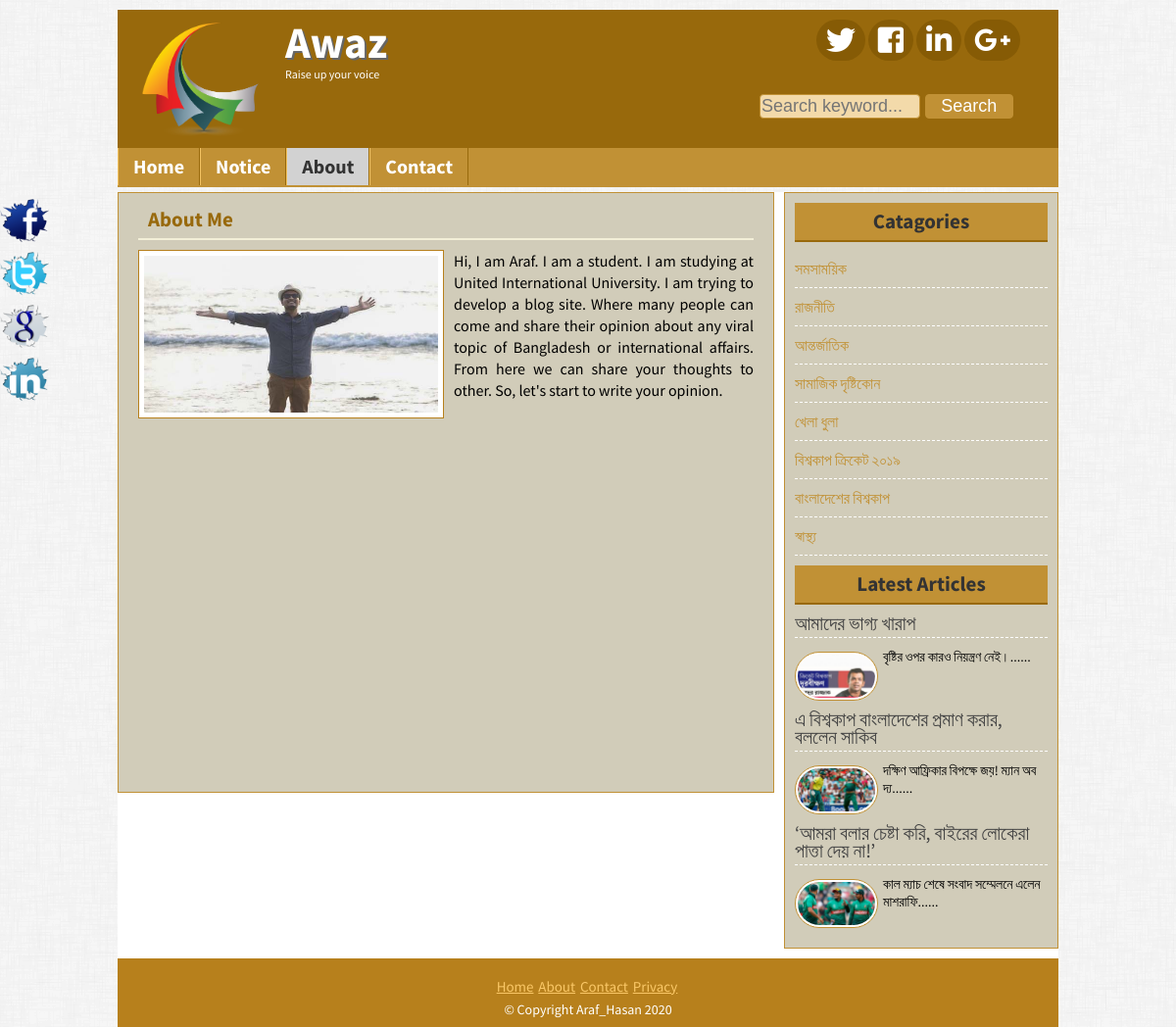
Page /about.php on the committed database.
### tables this page shows
CREATE TABLE `title_slogan` (
  `id` int(11) NOT NULL,
  `title` varchar(255) NOT NULL,
  `slogan` varchar(255) NOT NULL,
  `image` varchar(255) NOT NULL
);

CREATE TABLE `tbl_social` (
  `id` int(11) NOT NULL,
  `fb` varchar(255) NOT NULL,
  `tw` varchar(255) NOT NULL,
  `ln` varchar(255) NOT NULL,
  `gp` varchar(255) NOT NULL
);

CREATE TABLE `tbl_pages` (
  `id` int(11) NOT NULL,
  `name` varchar(255) NOT NULL,
  `body` text NOT NULL
);

CREATE TABLE `tbl_catagory` (
  `id` int(11) NOT NULL,
  `name` varchar(50) NOT NULL
);

CREATE TABLE `tbl_post` (
  `id` int(11) NOT NULL,
  `catagory` int(11) NOT NULL,
  `title` varchar(255) NOT NULL,
  `body` text NOT NULL,
  `image` varchar(255) NOT NULL,
  `author` varchar(50) NOT NULL,
  `tags` varchar(255) NOT NULL,
  `date` timestamp NOT NULL DEFAULT CURRENT_TIMESTAMP,
  `vdo` varchar(512) NOT NULL,
  `userid` int(11) NOT NULL
);

CREATE TABLE `tbl_footer` (
  `id` int(11) NOT NULL,
  `footernote` varchar(255) NOT NULL
);

### lib/Database.php (called while the page is built, shortened)
<?php
	class Database
	{
		public $host 	= DB_HOST;
		public $user 	= DB_USER;
		public $pass 	= DB_PASS;
		public $dbName 	= DB_NAME;
		public $link, $error;
		private function connectDB(){
			$this->link = new mysqli($this->host, $this->user, $this->pass, $this->dbName);
			$this->link->set_charset("utf8");
		}
		public function selectData($data){
			$result = $this->link->query($data) or die ($this->link->error.__LINE__);
			if ($result->num_rows > 0) {
				return $result;
			}else{
				return false;
			}
		}
	}
?>

### helpers/formate.php (called while the page is built, shortened)
<?php
	class formate{
		public function textShorten($text, $limit = 1800){
			$text = $text." ";
			$text = substr($text, 0, $limit);
			$text = substr($text, 0, strrpos($text, ' '));
			$text = $text."......";
			return $text;
		}
	}
?>

### inc/socialicon.php (the view, shortened to what this page needs)
<div class="fixedicon" style="overflow: hidden;">
	<?php
		$query = "SELECT * FROM tbl_social WHERE id = '1'";
		$socialLink = $db->selectData($query);
		if($socialLink){
			while ($result = $socialLink->fetch_assoc()) {?>
		<a href="<?php echo $result['fb']; ?>" target="_blank"><img src="images/fb.png" alt="fb"></a>
		<a href="<?php echo $result['tw']; ?>" target="_blank"><img src="images/tw.png" alt="twiter"></a>
		<a href="<?php echo $result['gp']; ?>"target="_blank"><img src="images/gl.png" alt="google"></a>
		<a href="<?php echo $result['ln']; ?>"target="_blank"><img src="images/in.png" alt="linkedIn"></a>
		<?php } }  ?>
	</div>

### inc/header.php (shortened to what this page needs)
<?php
	include 'lib/Database.php';
	include 'helpers/formate.php';
?>
<?php
	$db 	= new Database();
	$fm 	= new formate();
 ?>
<!DOCTYPE html>
<html>
<head>
<link rel="stylesheet" href="css/nivo-slider.css" type="text/css" media="screen" />
<link rel="stylesheet" href="portal1.css"/>
<link rel="stylesheet" href="fontawesome/css/fontawesome.min.css"/>
<link rel="stylesheet" type="text/css" href="fontawesome/css/all.min.css">
</head>
<body>
	<div class="headerSection templete">
		<a style="color: #FFFFFF;" href="index.php">
			<div class="logo">
				<?php
					$query = "SELECT * FROM title_slogan WHERE id = '1'";
					$blog_title = $db->selectData($query);
					if($blog_title){
						while ($result = $blog_title->fetch_assoc()) {?>
				<img src="admin/<?php echo $result['image']; ?>" alt = "Logo"/>
				<h2><?php echo $result['title']; ?></h2>
				<p style="font-size: 12px;"><?php echo $result['slogan']; ?></p>
				<?php }} ?>
			</div>
		</a>
		<div class="social">
			<div class="icon">
			<?php
				$query = "SELECT * FROM tbl_social WHERE id = '1'";
				$socialLink = $db->selectData($query);
				if($socialLink){
					while($result = $socialLink->fetch_assoc()){?>
				<a href="<?php echo $result['tw']; ?>"><i class="fab fa-twitter"></i></a>
				<a href="<?php echo $result['fb']; ?>"><i class="fab fa-facebook-square"></i></a>
				<a href="<?php echo $result['ln']; ?>"><i class="fab fa-linkedin-in"></i></a>
				<a href="<?php echo $result['gp']; ?>"><i class="fab fa-google-plus-g"></i></a>
				<?php } } ?>
			</div>
			<div class="searchBtn">
				<form action="search.php" method="get">
					<input style="width: 160px; padding: 1px; margin-right: 2px; background: #f3daaa; font-size: 18px;" type="text" name="search" placeholder="Search keyword..."/>
					<input style= "width: 90px; padding: 1px; font-size: 18px; " type="submit" name="submit" value="Search"/>
				</form>
			</div>
		</div>
	</div>
	<div class="navSection templete">
			<?php
				$path = $_SERVER['SCRIPT_FILENAME'];
				$title = basename($path, '.php');
			 ?>
			<ul>
				<li><a <?php if($title == 'index'){echo "id = 'active'";} ?> href="index.php">Home</a></li>
				<?php
					$query = "SELECT * FROM tbl_pages";
					$pages = $db->selectData($query);
					if($pages){
						while ($result = $pages->fetch_assoc()) {?>
					<li><a
						<?php
							if(isset($_GET['pageid']) && $_GET['pageid'] == $result['id']){
								echo "id = 'active'";
							}
						?>
					 href="page.php?pageid=<?php echo $result['id']; ?>"><?php echo $result['name']; ?></a></li>
				<?php } } ?>
				<li><a
					<?php if($title == 'about'){echo "id = 'active'";} ?> href="about.php">About</a></li>
				<li><a <?php if($title == 'contact'){echo "id = 'active'";} ?> href="contact.php">Contact</a></li>
			</ul>
	</div>

### about.php
	<?php include 'inc/header.php'; ?>
	<div class="contentSection templete">
		<div class="mainContent templete">
			<div class="about">
				<h2>About Me</h2>
				<img src="images/me.jpg" alt="MyImage"/>
				<p>
					Hi, I am Araf. I am a student. I am studying
					at United International University. I am
					trying to develop a blog site. Where many people
					can come and share their opinion about any viral topic
					of Bangladesh or international affairs. From here we can share your thoughts
					to other. So, let's start to write your opinion.
				</p>
			</div>
		</div>
		<?php include 'inc/sideBar.php'; ?>
	</div>
		<?php include 'inc/socialicon.php'; ?>
		<?php include 'inc/footer.php'; ?>
</body>
</html>

### inc/sidebar.php
<div class="sideBar templete">
		<div class="samesideBar" style="overflow: hidden;">
			<h2>Catagories</h2>
			<ul>
				<?php
					$query = "SELECT * FROM tbl_catagory";
					$catagory  = $db->selectData($query);
					if($catagory){
						while($catResult = $catagory->fetch_assoc()){?>
						<li><a href="posts.php?catagory=<?php echo $catResult['id'] ?>"><?php echo $catResult['name']; ?></a></li>
				<?php }}else{ ?>
					<li>No Catagory Created</li>
				<?php }?>
			</ul>
		</div>
		<div class="samesideBar" style="overflow: hidden;">
			<h2>Latest Articles</h2>
			<?php
				$query = "SELECT * FROM tbl_post ORDER BY date DESC LIMIT 3";
				$latPost = $db->selectData($query);
				if($latPost){
					while ($latResult = $latPost->fetch_assoc()) {?>
			<div class="popular" style="overflow: hidden;">
				<h3><a href="post.php?id=<?php echo $latResult['id']; ?>"><?php echo  $latResult['title']; ?></a></h3>
				<a href="post.php?id=<?php echo $latResult['id'];?>"><img src="admin/<?php echo $latResult['image']; ?>" alt="post image"/></a>
				<p><?php echo $fm->textShorten($latResult['body'], 120); ?></p>
			</div>
			<?php }}else{header("Location: 404.php");} ?>
		</div>

### inc/footer.php
<div class="footerSection templete">
		<div class="footermenu" style="overflow: hidden;">
			<ul>
				<li><a href="#">Home</a></li>
				<li><a href="#">About</a></li>
				<li><a href="#">Contact</a></li>
				<li><a href="#">Privacy</a></li>
			</ul>
		</div>
		<?php
			$query = "SELECT * FROM tbl_footer WHERE id = '1'";
			$copyright = $db->selectData($query);
			if($copyright){
				while($result = $copyright->fetch_assoc()){?>
		<p><span style="color: #FFFFFF">&copy; <?php echo $result['footernote']; echo " ".date('Y');?></span></p>
		<?php } } ?>
	</div>

### portal1.css (style rules this page uses)
* { margin: 0; padding: 0; outline: 0; }
body { font-family: 'Source Sans Pro', sans-serif; font-size: 14px; line-height: 18px; color: #000; margin-top: 10px; background: url(images/bg.png)repeat fixed 0 0 #fff; }
input[type="text"], input[type="email"], input[type="password"] { width: 300px; padding: 5px; margin-bottom: 5px; border: 1px solid #C19135; border-radius: 4px; }
input[type="submit"] { background: #C19135; border: 1px solid #C19135; font-size: 25px; padding: 2px 6px; color: #fff; cursor: pointer; border-radius: 4px; }
.templete { width: 960px; background: #ddd; margin: 0 auto; overflow: hidden; }
.headerSection { background: #98690C; color: #fff; }
.logo { width: 290px; float: left; }
.logo img { width: 140px; float: left; padding-left: 15px; padding-bottom: 10px; padding-top: 10px; margin-right: 16px; }
.logo h2 { margin-top: 24px; font-size: 45px; margin-bottom: 15px; color: #fff; text-shadow: 2px 2px 0 #666; }
.icon { width: 225px; margin-left: 58px; }
.social { width: 305px; padding-top: 16px; float: right; }
.social a { font-size: 30px; color: #fff; background: #865b05; padding: 2px 10px; border-radius: 25px; }
.searchBtn { margin-top: 40px; }
.navSection { height: 40px; background: #C19135; }
.navSection ul { margin: 0; padding: 0; list-style: none }
.navSection ul li { display: block; float: left; border-right: 1px solid #98690C; border-left: 1px solid #F2C260; }
.navSection ul li a { display: block; text-decoration: none; padding: 10px 15px; font-size: 20px; color: #fff; font-weight: bold; }
#active { background: #D2D2D2; color: #333333; }
.contentSection { background: #ffffff; margin-top: 5px; }
.mainContent { width: 628px; background: #D1CCB9; float: left; padding: 10px; margin: 0px 10px 10px 0px; border: 1px solid #C19135; padding: 8px 20px; min-height: 595px; }
.about h2 { color: #98690C; margin-bottom: 10px; border-bottom: 2px solid #F3EFD8; padding: 10px; }
.about img { float: left; width: 300px; background: #fff; border: 1px solid #B7801C; margin-right: 10px; padding: 5px; height: 160px; }
.about p { text-align: justify; font-size: 16px; line-height: 22px; }
.sideBar { background: #D1CCB9; width: 258px; float: right; margin: 10px; margin-top: 0px; margin-left: 0px; margin-right: 0px; padding: 10px; border: 1px solid #C19135; }
.samesideBar { margin-bottom: 10px; }
.samesideBar h2 { background: #C19135; padding: 10px; color: #333; margin-bottom: 8px; border-bottom: 2px solid #98690C; text-align: center; }
.samesideBar ul { padding: 0; margin: 0; }
.samesideBar ul li { font-size: 16px; padding: 10px 8px; padding-left: 0px; border-bottom: 1px dashed #ffffff; }
.samesideBar ul li a { text-decoration: none; color: #C19135; }
.popular { margin-top: 10px; }
.popular h3 { font-weight: normal; font-size: 20px; border-bottom: 1px dashed #fff; margin-bottom: 10px; padding-bottom: 5px; }
.popular h3 a { text-decoration: none; color: #444; }
.popular img { width: 79px; height: 44px; float: left; margin-right: 5px; margin-top: 4px; background: #fff; border: 1px solid #C19135; padding: 2px; border-radius: 30px; }
.footerSection { background: #B7801C; height: 70px; text-align: center; }
.fixedicon { position: fixed; left: 0; top: 200px; width: 60px; }
.fixedicon img { width: 50px; }
.footermenu { margin-top: 20px; margin-bottom: 5px; }
.footermenu ul { padding: 0px; margin: 0px; list-style: none; text-align: center; }
.footermenu ul li { display: inline-block; }
.footermenu ul li a { color: #FAC767; font-size: 15px; margin-right: 2px; }

### rows in the picture
title_slogan: image (picture), title "Awaz", slogan "Raise up your voice"
tbl_pages: name "Notice"
tbl_catagory: name "সমসাময়িক"
tbl_catagory: name "রাজনীতি"
tbl_catagory: name "আন্তর্জাতিক"
tbl_catagory: name "সামাজিক দৃষ্টিকোন"
tbl_catagory: name "খেলা ধুলা"
tbl_catagory: name "বিশ্বকাপ ক্রিকেট ২০১৯"
tbl_catagory: name "বাংলাদেশের বিশ্বকাপ"
tbl_catagory: name "স্বাস্থ্য"
tbl_post: title "আমাদের ভাগ্য খারাপ", image (picture), body "বৃষ্টির ওপর কারও নিয়ন্ত্রণ নেই।......"
tbl_post: title "এ বিশ্বকাপ বাংলাদেশের প্রমাণ করার, বললেন সাকিব", image (picture), body "দক্ষিণ আফ্রিকার বিপক্ষে জয়! ম্যান অব দ্য......"
tbl_post: title "‘আমরা বলার চেষ্টা করি, বাইরের লোকেরা পাত্তা দেয় না!’", image (picture), body "কাল ম্যাচ শেষে সংবাদ সম্মেলনে এলেন মাশরাফি......"
tbl_footer: footernote "Copyright Araf_Hasan"
